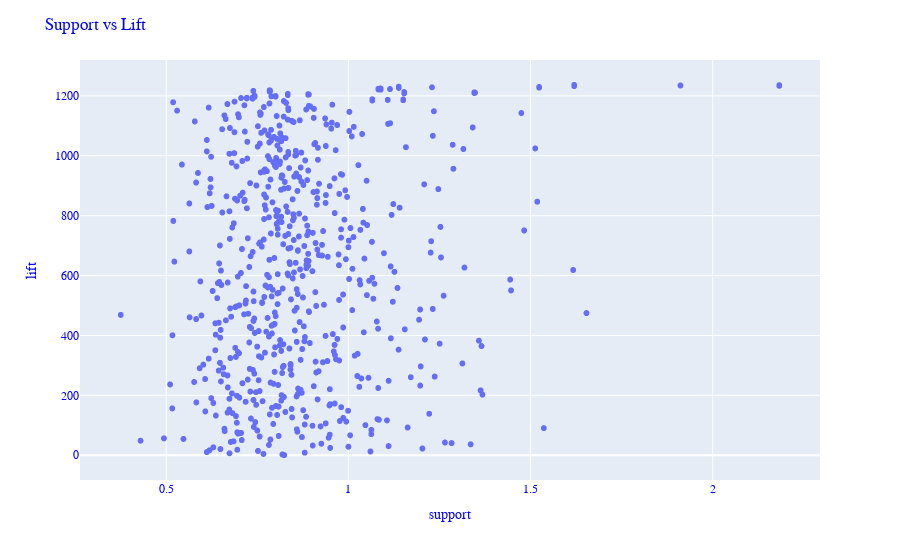

Notebook code cell kept with this figure:
### Markdown cell above
**F. Plot the association parameters**

### Code cell
fig=px.scatter(rules['support'], rules['lift'])
fig.update_layout(
    xaxis_title="support",
    yaxis_title="lift",

    font_family="Courier New",
    font_color="blue",
    title_font_family="Times New Roman",
    title_font_color="red",
    title=('Support vs Lift')

)

fig.show()

### Figure 1 — Plotly figure (JSON) as saved in the notebook; plotly's stock layout.template omitted (floating-point values rounded to 4 significant figures; data arrays with more than 128 entries replaced by an {"elided": "..."} marker saying what was removed)
{"data": [{"hovertemplate": "x=%{x}<br>index=%{y}<extra></extra>", "legendgroup": "", "marker": {"color": "#636efa", "symbol": "circle"}, "mode": "markers", "name": "", "showlegend": false, "type": "scattergl", "x": {"elided": "1238 float values"}, "xaxis": "x", "y": {"elided": "1238 int values"}, "yaxis": "y"}], "layout": {"font": {"color": "blue", "family": "Courier New"}, "legend": {"tracegroupgap": 0}, "margin": {"t": 60}, "title": {"text": "Support vs Lift"}, "xaxis": {"anchor": "y", "domain": [0, 1], "title": {"text": "support"}}, "yaxis": {"anchor": "x", "domain": [0, 1], "title": {"text": "lift"}}}}
